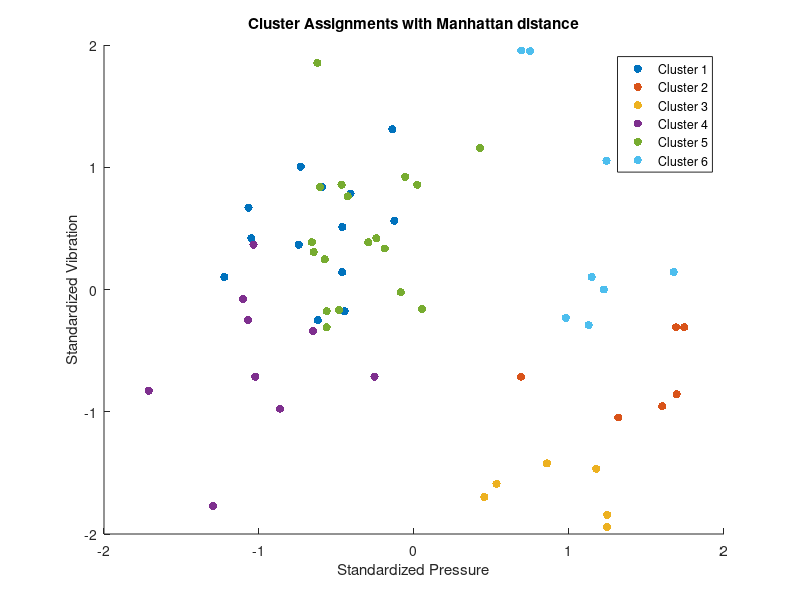

The MATLAB script that drew this image:
% when we use Manhattan distance

% Load the data from the .mat file
data = load('Lab1/F0_PVT.mat');

pressure = data.Pressure;
temperature = data.Temperature;
vibration = data.Vibration;

% Standardize the data
pressure_standardized = (pressure - mean(pressure)) ./ std(pressure);
temperature_standardized = (temperature - mean(temperature)) ./ std(temperature);
vibration_standardized = (vibration - mean(vibration)) ./ std(vibration);

pressure_reshape = reshape(pressure_standardized, [], 1);
vibration_reshape = reshape(vibration_standardized, [], 1);
temperature_reshape = reshape(temperature_standardized, [], 1);

% Store all PVT data into a 60*3 matrix
data = zeros(size(pressure,1)*size(pressure,2),3);
data(:,1) = pressure_reshape;
data(:,2) = vibration_reshape;
data(:,3) = temperature_reshape;

% Cluster number
k = 6;

% Iteration 
maxIter = 50;

% Initialise centroids
numPoints = size(data,1);
centroids = data(randperm(numPoints, k), :);
assignment = zeros(size(data,1),3);
disp(size(assignment));

for it = 1:maxIter
    for i = 1:numPoints
        assign_j = -1;
        min_distance = inf;
        for j = 1:k
            distance = sum(abs(data(i,:) - centroids(j,:))); % Manhattan distance
            if distance < min_distance
                min_distance = distance;
                assign_j = j;
            end
        end
        assignment(i) = assign_j; % Store the index of the centroid
    end
    
    tmp = centroids;

    % Calculate means of datapoints in each cluster
    for j = 1:k
        points = data(assignment == j, :);
        if size(points, 1) > 0
            centroids(j, :) = mean(points);
        end
    end

    % Terminate if converge, otherwise update centroid and go again
    if centroids == tmp 
        break;
    end
end

disp('Cluster Assignments:');
disp(assignment);
disp('Centroids:')
disp(centroids)

figure;
hold on;
colors = lines(k); % Generate k distinct colors
for j = 1:k
    % Select data points assigned to each cluster
    cluster_points = data(assignment == j, :);
    scatter(cluster_points(:,1), cluster_points(:,2), 36, colors(j,:), 'filled');
end
xlabel('Standardized Pressure');
ylabel('Standardized Vibration');
title('Cluster Assignments with Manhattan distance');
legend(arrayfun(@(x) sprintf('Cluster %d', x), 1:k, 'UniformOutput', false));
hold off;

        
        
        
        
        
        
        
